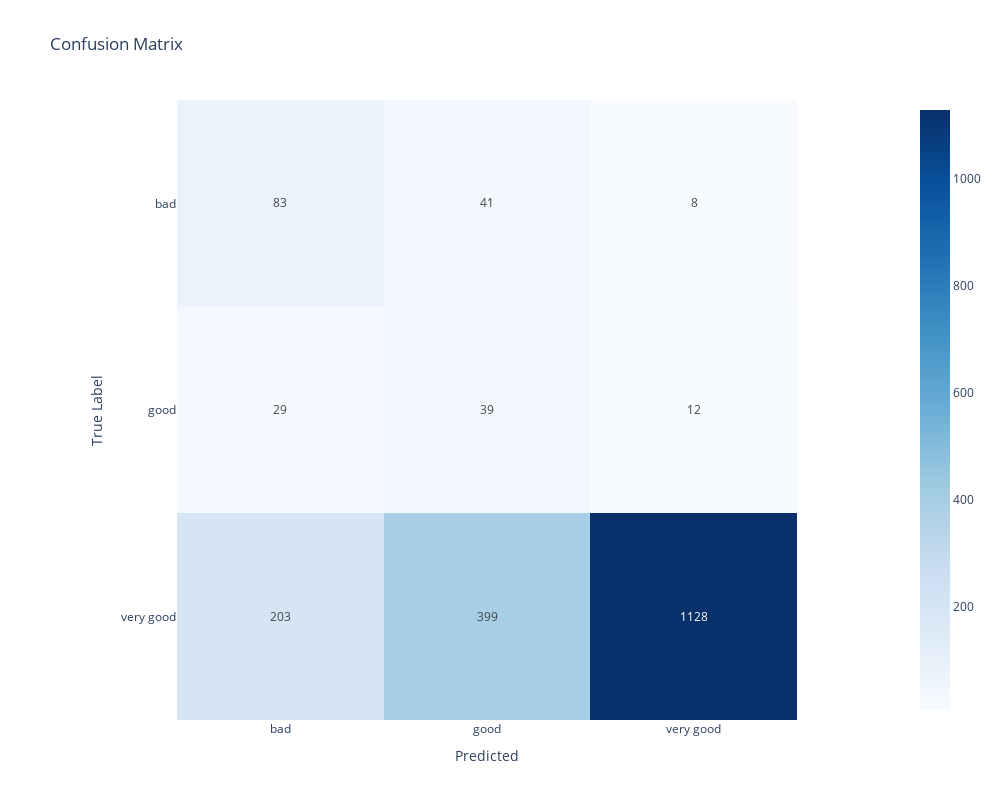

The code cell stored with this chart in its notebook:
### Markdown cell above
RandomUnderSampler is a method in machine learning to address class imbalance issues. It helps reduce imbalance by using an undersampling method that  randomly remove a portion of the majority class samples.

### Code cell
#RandomUnderSampler instance
undersampler = RandomUnderSampler(sampling_strategy='auto', random_state=42)

# Apply random undersampling to the training set
X_train_undersampled, y_train_undersampled = undersampler.fit_resample(X_train, y_train)

#instantiate the Model class 
model_under = Model(X_train_undersampled, y_train_undersampled, GradientBoostingClassifier(), random_seed=42, test_size=0.2 )

# fit the model
model_under.fit()

# predict and generate classification report
y_pred = model_under.predict(X_test)
class_labels=['bad','good','very good']
model_under.report(y_test, y_pred,class_labels)

### Figure 1 — Plotly figure (JSON) as saved in the notebook; plotly's stock layout.template omitted (floating-point values rounded to 4 significant figures)
{"data": [{"coloraxis": "coloraxis", "hovertemplate": "Predicted: %{x}<br>True Label: %{y}<br>color: %{z}<extra></extra>", "name": "0", "texttemplate": "%{z}", "type": "heatmap", "x": ["bad", "good", "very good"], "xaxis": "x", "y": ["bad", "good", "very good"], "yaxis": "y", "z": [[83, 41, 8], [29, 39, 12], [203, 399, 1128]]}], "layout": {"coloraxis": {"colorscale": [[0, "rgb(247,251,255)"], [0.125, "rgb(222,235,247)"], [0.25, "rgb(198,219,239)"], [0.375, "rgb(158,202,225)"], [0.5, "rgb(107,174,214)"], [0.625, "rgb(66,146,198)"], [0.75, "rgb(33,113,181)"], [0.875, "rgb(8,81,156)"], [1, "rgb(8,48,107)"]]}, "height": 800, "title": {"text": "Confusion Matrix"}, "width": 1000, "xaxis": {"anchor": "y", "constrain": "domain", "domain": [0, 1], "scaleanchor": "y", "title": {"text": "Predicted"}}, "yaxis": {"anchor": "x", "autorange": "reversed", "constrain": "domain", "domain": [0, 1], "title": {"text": "True Label"}}}}
